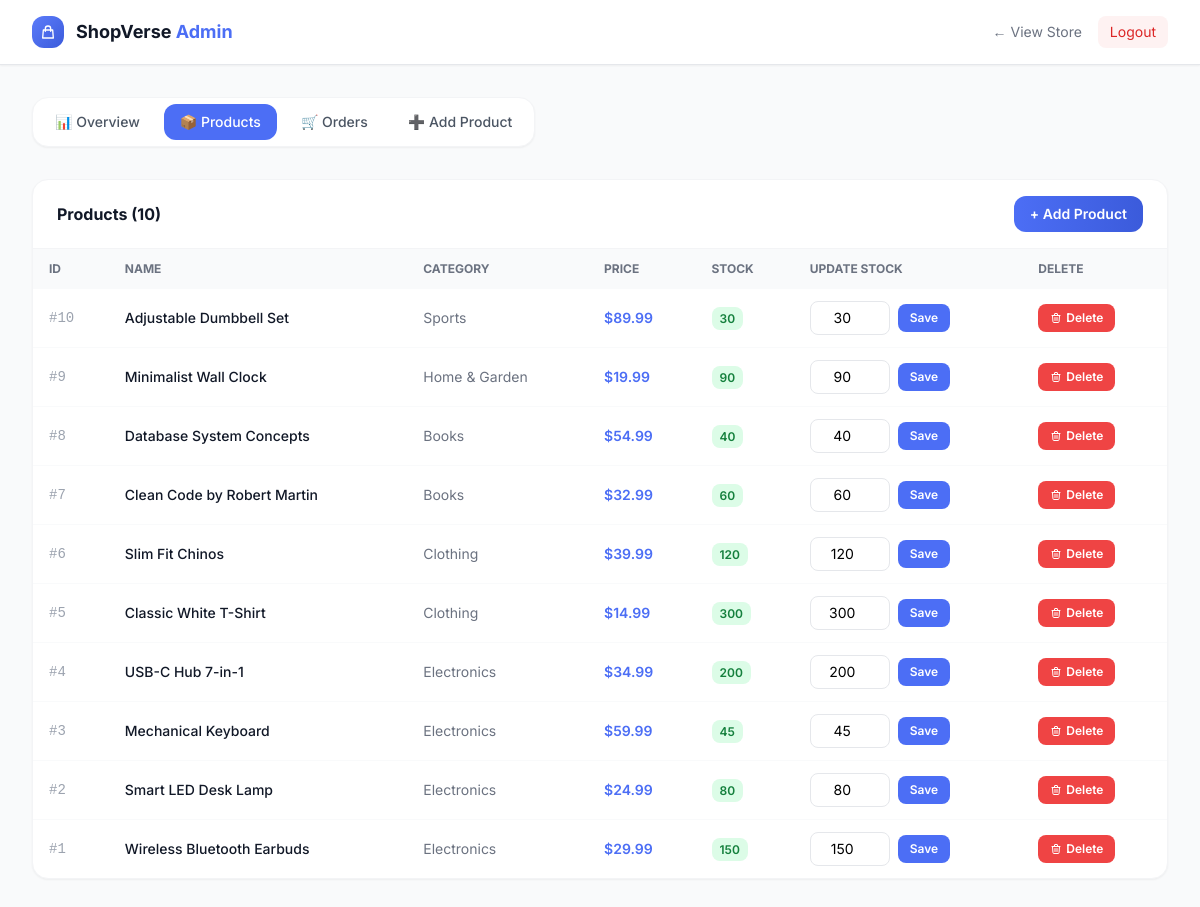
Page /admin.php?tab=products (signed in) on the committed database.
### tables this page shows
CREATE TABLE IF NOT EXISTS Product (
    product_id INT PRIMARY KEY,
    category_id INT,
    supplier_id INT,
    product_name VARCHAR(100),
    description TEXT,
    price DECIMAL(10,2),
    stock_quantity INT DEFAULT 0,
    reorder_level INT DEFAULT 10,
    weight DECIMAL(10,2),
    image_url VARCHAR(255),
    FOREIGN KEY (category_id) REFERENCES Category(category_id),
    FOREIGN KEY (supplier_id) REFERENCES Supplier(supplier_id)
);

CREATE TABLE IF NOT EXISTS Category (
    category_id INT PRIMARY KEY,
    category_name VARCHAR(100),
    description TEXT
);

### backend/helpers.php (called while the page is built, shortened)
<?php
function basePath(): string {
    static $base = null;
    if ($base !== null) return $base;
    $dir = str_replace('\\', '/', dirname($_SERVER['SCRIPT_NAME'] ?? ''));
    $base = ($dir === '/' || $dir === '.') ? '' : rtrim($dir, '/');
    return $base;
}
function url(string $path = ''): string {
    $base = basePath();
    $path = ltrim($path, '/');
    return $path ? ($base ? "$base/$path" : "/$path") : ($base ?: '/');
}

### admin.php (the view, shortened to what this page needs)
<?php
require_once 'config.php';
        ?><!DOCTYPE html>
</div></body></html><?php
$tab = $_GET['tab'] ?? 'overview';
$stats = [
    'total_orders'    => mysqli_fetch_assoc(mysqli_query($conn, "SELECT COUNT(*) AS n FROM Orders"))['n'],
    'total_revenue'   => mysqli_fetch_assoc(mysqli_query($conn, "SELECT COALESCE(SUM(total_amount),0) AS n FROM Orders WHERE status!='Cancelled'"))['n'],
    'total_products'  => mysqli_fetch_assoc(mysqli_query($conn, "SELECT COUNT(*) AS n FROM Product"))['n'],
    'total_customers' => mysqli_fetch_assoc(mysqli_query($conn, "SELECT COUNT(*) AS n FROM Customer"))['n'],
    'low_stock'       => mysqli_fetch_assoc(mysqli_query($conn, "SELECT COUNT(*) AS n FROM Product WHERE stock_quantity <= reorder_level"))['n'],
];
$products   = mysqli_fetch_all(mysqli_query($conn, "SELECT p.*,c.category_name FROM Product p LEFT JOIN Category c ON p.category_id=c.category_id ORDER BY p.product_id DESC LIMIT 50"), MYSQLI_ASSOC);
$orders     = mysqli_fetch_all(mysqli_query($conn, "SELECT o.*,CONCAT(cu.first_name,' ',cu.last_name) AS cname FROM Orders o LEFT JOIN Customer cu ON o.customer_id=cu.customer_id ORDER BY o.order_date DESC LIMIT 50"), MYSQLI_ASSOC);
$statusColors = ['Pending'=>'bg-yellow-100 text-yellow-800','Processing'=>'bg-blue-100 text-blue-800','Shipped'=>'bg-purple-100 text-purple-800','Delivered'=>'bg-green-100 text-green-800','Cancelled'=>'bg-red-100 text-red-800'];
?>
<!DOCTYPE html>
<html lang="en">
<head>
<script src="https://cdn.tailwindcss.com"></script>
</head>
<body class="bg-gray-50">
<header class="bg-white border-b border-gray-200 sticky top-0 z-40 shadow-sm">
<div class="max-w-7xl mx-auto px-4 sm:px-6 lg:px-8 flex items-center justify-between h-16">
    <div class="flex items-center gap-3">
        <div class="w-8 h-8 bg-gradient-to-br from-brand-500 to-brand-800 rounded-xl flex items-center justify-center">
            <svg class="w-4 h-4 text-white" fill="none" stroke="currentColor" viewBox="0 0 24 24"><path stroke-linecap="round" stroke-linejoin="round" stroke-width="2" d="M16 11V7a4 4 0 00-8 0v4M5 9h14l1 12H4L5 9z"/></svg>
        </div>
        <span class="font-bold text-gray-900 text-lg">ShopVerse <span class="text-brand-600">Admin</span></span>
    </div>
    <div class="flex items-center gap-4">
        <a href="<?= url('index.php') ?>" class="text-sm text-gray-500 hover:text-brand-600 transition">← View Store</a>
        <form method="POST" class="inline">
            <button name="admin_logout" class="text-sm bg-red-50 text-red-600 px-3 py-1.5 rounded-lg hover:bg-red-100 transition">Logout</button>
        </form>
    </div>
</div>
</header>
<div class="max-w-7xl mx-auto px-4 sm:px-6 lg:px-8 py-8">
<div class="flex gap-2 mb-8 bg-white p-1.5 rounded-2xl border border-gray-100 shadow-sm w-fit">
    <?php foreach (['overview'=>'📊 Overview','products'=>'📦 Products','orders'=>'🛒 Orders','add_product'=>'➕ Add Product'] as $t=>$label): ?>
        <a href="?tab=<?= $t ?>" class="px-4 py-2 rounded-xl text-sm font-medium transition <?= $tab===$t ? 'tab-active' : 'text-gray-600 hover:bg-gray-100' ?>"><?= $label ?></a>
    <?php endforeach; ?>
</div>
<?php if ($tab === 'overview'): ?>
<div class="grid grid-cols-2 md:grid-cols-4 gap-4 mb-8">
    <?php
    $cards = [
        ['💰','Total Revenue','$'.number_format($stats['total_revenue'],2),'bg-blue-50 text-blue-600'],
        ['📦','Total Orders',$stats['total_orders'],'bg-purple-50 text-purple-600'],
        ['🛍️','Products',$stats['total_products'],'bg-green-50 text-green-600'],
        ['👥','Customers',$stats['total_customers'],'bg-orange-50 text-orange-600'],
    ];
    foreach ($cards as [$icon,$label,$val,$color]): ?>
        <div class="bg-white rounded-2xl border border-gray-100 shadow-sm p-5">
            <div class="w-10 h-10 rounded-xl flex items-center justify-center text-xl <?= $color ?> mb-3"><?= $icon ?></div>
            <p class="text-sm text-gray-500"><?= $label ?></p>
            <p class="text-2xl font-extrabold text-gray-900"><?= $val ?></p>
        </div>
    <?php endforeach; ?>
</div>
<?php if ($stats['low_stock'] > 0): ?>
<div class="bg-amber-50 border border-amber-200 rounded-2xl p-5 mb-6">
    <p class="font-semibold text-amber-800">⚠️ <?= $stats['low_stock'] ?> product(s) are at or below reorder level!</p>
    <a href="?tab=products" class="text-sm text-amber-700 underline mt-1 inline-block">View Products →</a>
</div>
<?php endif; ?>
<div class="bg-white rounded-2xl border border-gray-100 shadow-sm overflow-hidden">
    <div class="px-6 py-4 border-b border-gray-100 flex justify-between items-center">
        <h2 class="font-bold text-gray-900">Recent Orders</h2>
        <a href="?tab=orders" class="text-sm text-brand-600 hover:underline">View all</a>
    </div>
    <div class="overflow-x-auto">
        <table class="w-full text-sm">
            <thead class="bg-gray-50 text-gray-500 text-xs uppercase">
                <tr><th class="px-6 py-3 text-left">Order</th><th class="px-6 py-3 text-left">Customer</th><th class="px-6 py-3 text-left">Amount</th><th class="px-6 py-3 text-left">Status</th><th class="px-6 py-3 text-left">Date</th></tr>
            </thead>
            <tbody class="divide-y divide-gray-50">
                <?php foreach (array_slice($orders, 0, 5) as $o): ?>
                <tr class="hover:bg-gray-50 transition">
                    <td class="px-6 py-4 font-semibold text-gray-900">#<?= str_pad($o['order_id'],6,'0',STR_PAD_LEFT) ?></td>
                    <td class="px-6 py-4 text-gray-600"><?= htmlspecialchars($o['cname'] ?? 'Guest') ?></td>
                    <td class="px-6 py-4 font-semibold text-brand-600">$<?= number_format($o['total_amount'],2) ?></td>
                    <td class="px-6 py-4"><span class="px-2 py-1 rounded-lg text-xs font-semibold <?= $statusColors[$o['status']] ?? 'bg-gray-100 text-gray-700' ?>"><?= htmlspecialchars($o['status']) ?></span></td>
                    <td class="px-6 py-4 text-gray-500"><?= date('d M Y',strtotime($o['order_date'])) ?></td>
                </tr>
                <?php endforeach; ?>
                <?php if (empty($orders)): ?><tr><td colspan="5" class="px-6 py-8 text-center text-gray-400">No orders yet.</td></tr><?php endif; ?>
            </tbody>
        </table>
    </div>
</div>
<?php elseif ($tab === 'products'): ?>
<div class="bg-white rounded-2xl border border-gray-100 shadow-sm overflow-hidden">
    <div class="px-6 py-4 border-b border-gray-100 flex justify-between items-center">
        <h2 class="font-bold text-gray-900">Products (<?= count($products) ?>)</h2>
        <a href="?tab=add_product" class="bg-gradient-to-r from-brand-600 to-brand-800 text-white px-4 py-2 rounded-xl text-sm font-semibold">+ Add Product</a>
    </div>
    <div class="overflow-x-auto">
        <table class="w-full text-sm">
            <thead class="bg-gray-50 text-gray-500 text-xs uppercase">
                <tr><th class="px-4 py-3 text-left">ID</th><th class="px-4 py-3 text-left">Name</th><th class="px-4 py-3 text-left">Category</th><th class="px-4 py-3 text-left">Price</th><th class="px-4 py-3 text-left">Stock</th><th class="px-4 py-3 text-left">Update Stock</th><th class="px-4 py-3 text-left">Delete</th></tr>
            </thead>
            <tbody class="divide-y divide-gray-50">
                <?php foreach ($products as $p): ?>
                <tr class="hover:bg-gray-50 transition">
                    <td class="px-4 py-3 text-gray-400 font-mono">#<?= $p['product_id'] ?></td>
                    <td class="px-4 py-3 font-medium text-gray-900"><a href="<?= url('product.php?id=' . $p['product_id']) ?>" class="hover:text-brand-600" target="_blank"><?= htmlspecialchars($p['product_name']) ?></a></td>
                    <td class="px-4 py-3 text-gray-500"><?= htmlspecialchars($p['category_name'] ?? '—') ?></td>
                    <td class="px-4 py-3 font-semibold text-brand-600">$<?= number_format($p['price'],2) ?></td>
                    <td class="px-4 py-3">
                        <span class="px-2 py-1 rounded-lg text-xs font-semibold <?= $p['stock_quantity'] <= 0 ? 'bg-red-100 text-red-700' : ($p['stock_quantity'] <= $p['reorder_level'] ? 'bg-amber-100 text-amber-700' : 'bg-green-100 text-green-700') ?>">
                            <?= $p['stock_quantity'] ?>
                        </span>
                    </td>
                    <td class="px-4 py-3">
                        <form method="POST" class="flex items-center gap-2">
                            <input type="number" name="new_stock" value="<?= $p['stock_quantity'] ?>" min="0" class="w-20 border border-gray-200 rounded-lg px-2 py-1.5 text-sm text-center focus:outline-none focus:border-brand-400">
                            <button type="submit" name="update_stock" class="bg-brand-600 text-white px-3 py-1.5 rounded-lg text-xs font-semibold hover:bg-brand-700 transition">Save</button>
                        </form>
                    </td>
                    <td class="px-4 py-3">
                        <form method="POST" onsubmit="return confirm('⚠️ Delete \'<?= htmlspecialchars(addslashes($p['product_name'])) ?>\' permanently? This cannot be undone!')">
                            <button type="submit" name="delete_product"
                                class="bg-red-500 hover:bg-red-600 text-white px-3 py-1.5 rounded-lg text-xs font-semibold transition flex items-center gap-1">
                                <svg class="w-3 h-3" fill="none" stroke="currentColor" viewBox="0 0 24 24"><path stroke-linecap="round" stroke-linejoin="round" stroke-width="2" d="M19 7l-.867 12.142A2 2 0 0116.138 21H7.862a2 2 0 01-1.995-1.858L5 7m5 4v6m4-6v6m1-10V4a1 1 0 00-1-1h-4a1 1 0 00-1 1v3M4 7h16"/></svg>
                                Delete
                            </button>
                        </form>
                    </td>
                </tr>
                <?php endforeach; ?>
            </tbody>
        </table>
    </div>
</div>
<?php endif; ?>
</div>
</body>
</html>

### admin.php (style rules this page uses)
body { font-family:'Inter',sans-serif; }
.tab-active { background:#4c6ef5;color:#fff; }

### rows in the picture
product: product_id "10", product_name "Adjustable Dumbbell Set", category.category_name "Sports", price "89.99", stock_quantity "30", new_stock "30"
product: product_id "9", product_name "Minimalist Wall Clock", category.category_name "Home & Garden", price "19.99", stock_quantity "90", new_stock "90"
product: product_id "8", product_name "Database System Concepts", category.category_name "Books", price "54.99", stock_quantity "40", new_stock "40"
product: product_id "7", product_name "Clean Code by Robert Martin", category.category_name "Books", price "32.99", stock_quantity "60", new_stock "60"
product: product_id "6", product_name "Slim Fit Chinos", category.category_name "Clothing", price "39.99", stock_quantity "120", new_stock "120"
product: product_id "5", product_name "Classic White T-Shirt", category.category_name "Clothing", price "14.99", stock_quantity "300", new_stock "300"
product: product_id "4", product_name "USB-C Hub 7-in-1", category.category_name "Electronics", price "34.99", stock_quantity "200", new_stock "200"
product: product_id "3", product_name "Mechanical Keyboard", category.category_name "Electronics", price "59.99", stock_quantity "45", new_stock "45"
product: product_id "2", product_name "Smart LED Desk Lamp", category.category_name "Electronics", price "24.99", stock_quantity "80", new_stock "80"
product: product_id "1", product_name "Wireless Bluetooth Earbuds", category.category_name "Electronics", price "29.99", stock_quantity "150", new_stock "150"

### other values in the picture
$label "📊 Overview"
$label "📦 Products"
$label "🛒 Orders"
$label "➕ Add Product"
count($products) "10"
